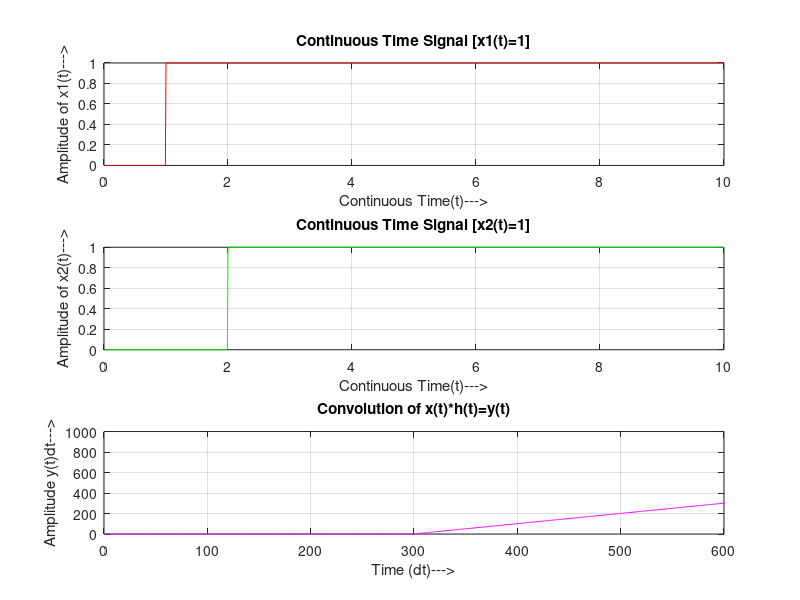

MATLAB code to generate this figure:
% LINEAR CONVOLUTION_2
t_min=0;
t_max=10;
t=t_min:0.01:t_max;
x1=1.*(t>=1&t<=10);
x2=1.*(t>=2&t<=10);
subplot(3,1,1);
plot(t,x1,'r');
xlabel('Continuous Time(t)--->');
ylabel('Amplitude of x1(t)--->');
title('Continuous Time Signal [x1(t)=1]');
grid on;
subplot(3,1,2);
plot(t,x2,'g');
xlabel('Continuous Time(t)--->');
ylabel('Amplitude of x2(t)--->');
title('Continuous Time Signal [x2(t)=1]');
grid on;
y=conv(x1,x2);
n1=length(y);
t1=0:1:(n1-1);
subplot(3,1,3);
plot(t1,y,'m');
xlim([0 600]);
xlabel('Time (dt)--->');
ylabel('Amplitude y(t)dt--->');
title('Convolution of x(t)*h(t)=y(t)');
grid on;
